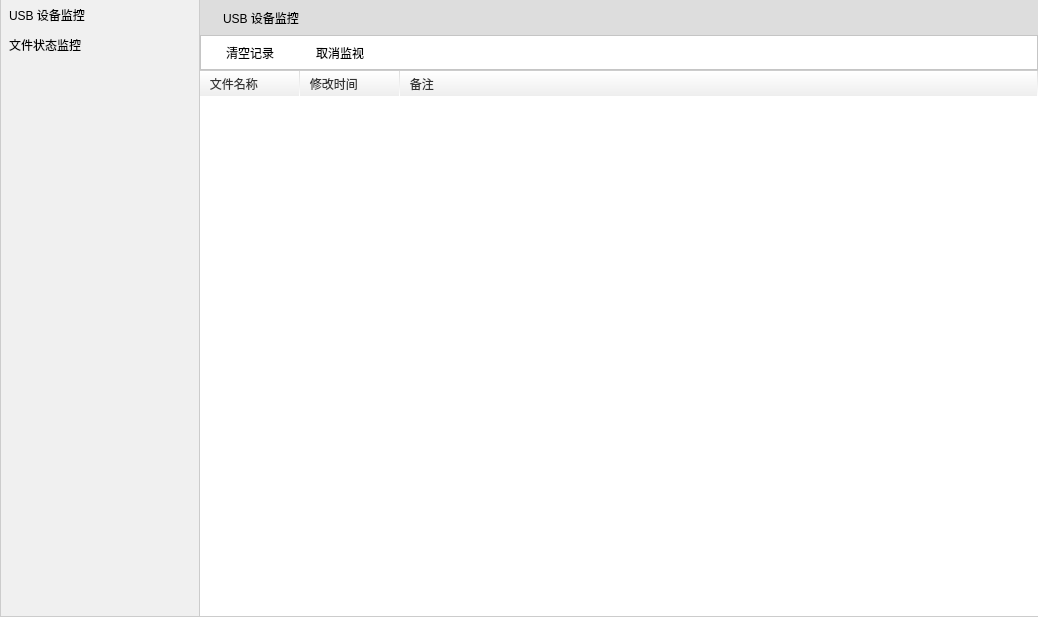
<?xml version="1.0" encoding="UTF-8"?>
<ui version="4.0">
 <class>AdvanceMonitorDlg</class>
 <widget class="QWidget" name="AdvanceMonitorDlg">
  <property name="geometry">
   <rect>
    <x>0</x>
    <y>0</y>
    <width>1038</width>
    <height>617</height>
   </rect>
  </property>
  <property name="windowTitle">
   <string>AdvanceMonitorDlg</string>
  </property>
  <layout class="QHBoxLayout" name="horizontalLayout">
   <property name="spacing">
    <number>0</number>
   </property>
   <property name="margin">
    <number>0</number>
   </property>
   <item>
    <widget class="QTreeWidget" name="trAdvanceFileMonitor">
     <property name="maximumSize">
      <size>
       <width>200</width>
       <height>16777215</height>
      </size>
     </property>
     <property name="focusPolicy">
      <enum>Qt::NoFocus</enum>
     </property>
     <property name="styleSheet">
      <string notr="true"> QWidget
 {
	border:0px solid #cccccc;
	border-right-width:1px;
	border-bottom-width:1px;
	border-left-width:1px;
	background-color:rgb(240,240,240);
 }
QTreeWidget::item {
	min-height:30px;
	background-color:transparent;
	padding-left:5px;
 }
 QTreeWidget::item:hover {
	background-color:rgba(100,100,100, 50);
	min-height:30px;
 }
  QTreeWidget::item:selected {
	background-color:#cccccc;
	color:black;
 }
 QTreeWidget::item:!has-children
 {
	background-color:transparent;
	padding-left:25px;
 }
  QTreeWidget::item:!has-children:hover
 {
	background-color:rgba(100,100,100,50);
	padding-left:25px;
 }
 QTreeWidget::item:!has-children:selected {
	background-color:#cccccc;
	color:black;
 }
 QTreeWidget::branch {
    background: transparent;
 }</string>
     </property>
     <property name="indentation">
      <number>0</number>
     </property>
     <property name="rootIsDecorated">
      <bool>false</bool>
     </property>
     <attribute name="headerVisible">
      <bool>false</bool>
     </attribute>
     <column>
      <property name="text">
       <string>1</string>
      </property>
     </column>
     <item>
      <property name="text">
       <string>USB 设备监控</string>
      </property>
      <property name="icon">
       <iconset resource="maindlg.qrc">
        <normaloff>:/image/usbplugrecord.png</normaloff>:/image/usbplugrecord.png</iconset>
      </property>
      <item>
       <property name="text">
        <string>自动获取</string>
       </property>
       <property name="icon">
        <iconset resource="maindlg.qrc">
         <normaloff>:/image/downsearchfile.png</normaloff>:/image/downsearchfile.png</iconset>
       </property>
      </item>
      <item>
       <property name="text">
        <string>插拔记录</string>
       </property>
       <property name="icon">
        <iconset resource="maindlg.qrc">
         <normaloff>:/image/usbmonitor.png</normaloff>:/image/usbmonitor.png</iconset>
       </property>
      </item>
     </item>
     <item>
      <property name="text">
       <string>文件状态监控</string>
      </property>
      <property name="icon">
       <iconset resource="maindlg.qrc">
        <normaloff>:/image/interception.png</normaloff>:/image/interception.png</iconset>
      </property>
      <item>
       <property name="text">
        <string>监控记录</string>
       </property>
       <property name="icon">
        <iconset resource="maindlg.qrc">
         <normaloff>:/image/userfileaction.png</normaloff>:/image/userfileaction.png</iconset>
       </property>
      </item>
     </item>
    </widget>
   </item>
   <item>
    <layout class="QVBoxLayout" name="verticalLayout_16">
     <property name="spacing">
      <number>0</number>
     </property>
     <item>
      <widget class="QLabel" name="lbAdvanceFileMonitor">
       <property name="minimumSize">
        <size>
         <width>0</width>
         <height>35</height>
        </size>
       </property>
       <property name="styleSheet">
        <string notr="true">QLabel
{	
	font-family:&quot;Microsoft Yahei&quot;;
	background-color: #dddddd;
	padding-left:20px;
}</string>
       </property>
       <property name="text">
        <string>USB 设备监控</string>
       </property>
      </widget>
     </item>
     <item>
      <widget class="QStackedWidget" name="stkAdvanceFileMonitor">
       <property name="currentIndex">
        <number>2</number>
       </property>
       <widget class="QWidget" name="page_9">
        <layout class="QVBoxLayout" name="verticalLayout_18">
         <property name="spacing">
          <number>0</number>
         </property>
         <property name="margin">
          <number>0</number>
         </property>
         <item>
          <widget class="QTableWidget" name="tbUsbRetrieve">
           <property name="styleSheet">
            <string notr="true">
QHeaderView::section {
	background-color:qlineargradient(spread:pad, x1:0, y1:0, x2:0, y2:1, stop:0 #ffffff, stop:1 #eeeeee);
	border:none;
	border-right: 1px solid qlineargradient(spread:pad, x1:0, y1:0, x2:0, y2:1, stop:0 #dddddd, stop:1 #ffffff);
	border-bottom: 0px solid #eeeeee;
	height:25px;
	color:#333333;
	font-family:&quot;微软雅黑&quot;;
	text-align:center left;
 }

QTableWidget QHeaderView::section:hover {
	background-color:qlineargradient(spread:pad, x1:0, y1:0, x2:0, y2:1, stop:0 #ddeeff, stop:1 #eef0ff);
 }

QTableWidget:item
{
	padding-left:10px;
}

QFrame#tbUsbRetrieve{
	border:1px solid #cccccc;
	border-left-width:0px;
}

 QHeaderView::down-arrow {
     image: none;
 }

 QHeaderView::up-arrow {
     image:none;
}
 QScrollBar:vertical {
     border: 0px solid grey;
     background: transparent;
     width: 10px;
 }
 QScrollBar::handle:vertical {
     background: #cccccc;;
     min-height: 100px;
 }
 QScrollBar::handle:vertical:hover {
     background: #aaaaaa;
     min-height: 100px;
 }
 QScrollBar::add-line:vertical {
	border:none;
	background:transparent;
 }
 QScrollBar::sub-line:vertical {
	border:none;
	background:transparent;
 }</string>
           </property>
           <property name="frameShape">
            <enum>QFrame::NoFrame</enum>
           </property>
           <property name="editTriggers">
            <set>QAbstractItemView::NoEditTriggers</set>
           </property>
           <property name="selectionMode">
            <enum>QAbstractItemView::SingleSelection</enum>
           </property>
           <property name="selectionBehavior">
            <enum>QAbstractItemView::SelectRows</enum>
           </property>
           <property name="showGrid">
            <bool>false</bool>
           </property>
           <attribute name="horizontalHeaderDefaultSectionSize">
            <number>200</number>
           </attribute>
           <attribute name="horizontalHeaderHighlightSections">
            <bool>false</bool>
           </attribute>
           <attribute name="horizontalHeaderMinimumSectionSize">
            <number>20</number>
           </attribute>
           <attribute name="horizontalHeaderStretchLastSection">
            <bool>true</bool>
           </attribute>
           <attribute name="verticalHeaderVisible">
            <bool>false</bool>
           </attribute>
           <attribute name="verticalHeaderDefaultSectionSize">
            <number>20</number>
           </attribute>
           <attribute name="verticalHeaderHighlightSections">
            <bool>false</bool>
           </attribute>
           <attribute name="verticalHeaderMinimumSectionSize">
            <number>20</number>
           </attribute>
           <column>
            <property name="text">
             <string>文件目标路径</string>
            </property>
           </column>
           <column>
            <property name="text">
             <string>大小</string>
            </property>
           </column>
           <column>
            <property name="text">
             <string>类型</string>
            </property>
           </column>
           <column>
            <property name="text">
             <string>修改时间</string>
            </property>
           </column>
           <column>
            <property name="text">
             <string>从U盘获取时间</string>
            </property>
           </column>
          </widget>
         </item>
        </layout>
       </widget>
       <widget class="QWidget" name="page_7">
        <property name="styleSheet">
         <string notr="true">QWidget#page_7
{
	border:0px solid #aaaaaa;
	border-bottom-width:1px;
}</string>
        </property>
        <layout class="QVBoxLayout" name="verticalLayout_4">
         <property name="spacing">
          <number>0</number>
         </property>
         <property name="margin">
          <number>0</number>
         </property>
         <item>
          <widget class="QTableWidget" name="tbUsbPlugRecord">
           <property name="styleSheet">
            <string notr="true">
QHeaderView::section {
	background-color:qlineargradient(spread:pad, x1:0, y1:0, x2:0, y2:1, stop:0 #ffffff, stop:1 #eeeeee);
	border:none;
	border-right: 1px solid qlineargradient(spread:pad, x1:0, y1:0, x2:0, y2:1, stop:0 #dddddd, stop:1 #ffffff);
	border-bottom: 0px solid #eeeeee;
	height:25px;
	color:#333333;
	font-family:&quot;微软雅黑&quot;;
	text-align:center left;
 }

QTableWidget QHeaderView::section:hover {
	background-color:qlineargradient(spread:pad, x1:0, y1:0, x2:0, y2:1, stop:0 #ddeeff, stop:1 #eef0ff);
 }

QTableWidget:item
{
	padding-left:10px;
}

QFrame#tbUsbPlugRecord{
	border:1px solid #cccccc;
	border-left-width:0px;
}

 QHeaderView::down-arrow {
     image: none;
 }

 QHeaderView::up-arrow {
     image:none;
}

 QScrollBar:vertical {
     border: 0px solid grey;
     background: transparent;
     width: 10px;
 }
 QScrollBar::handle:vertical {
     background: #cccccc;;
     min-height: 100px;
 }
 QScrollBar::handle:vertical:hover {
     background: #aaaaaa;
     min-heiht: 100px;
 }
 QScrollBar::add-line:vertical {
	border:none;
	background:transparent;
 }
 QScrollBar::sub-line:vertical {
	border:none;
	background:transparent;
 }</string>
           </property>
           <property name="editTriggers">
            <set>QAbstractItemView::NoEditTriggers</set>
           </property>
           <property name="selectionMode">
            <enum>QAbstractItemView::SingleSelection</enum>
           </property>
           <property name="selectionBehavior">
            <enum>QAbstractItemView::SelectRows</enum>
           </property>
           <property name="showGrid">
            <bool>false</bool>
           </property>
           <attribute name="horizontalHeaderDefaultSectionSize">
            <number>200</number>
           </attribute>
           <attribute name="horizontalHeaderHighlightSections">
            <bool>false</bool>
           </attribute>
           <attribute name="horizontalHeaderMinimumSectionSize">
            <number>20</number>
           </attribute>
           <attribute name="horizontalHeaderStretchLastSection">
            <bool>true</bool>
           </attribute>
           <attribute name="verticalHeaderVisible">
            <bool>false</bool>
           </attribute>
           <attribute name="verticalHeaderDefaultSectionSize">
            <number>20</number>
           </attribute>
           <attribute name="verticalHeaderHighlightSections">
            <bool>false</bool>
           </attribute>
           <attribute name="verticalHeaderMinimumSectionSize">
            <number>20</number>
           </attribute>
           <column>
            <property name="text">
             <string>插入时间</string>
            </property>
           </column>
           <column>
            <property name="text">
             <string>盘符</string>
            </property>
           </column>
           <column>
            <property name="text">
             <string>USB 设备 ID</string>
            </property>
           </column>
           <column>
            <property name="text">
             <string>时长 (秒)</string>
            </property>
           </column>
          </widget>
         </item>
         <item>
          <widget class="QTableWidget" name="tbUsbDir">
           <property name="styleSheet">
            <string notr="true">
QHeaderView::section {
	background-color:qlineargradient(spread:pad, x1:0, y1:0, x2:0, y2:1, stop:0 #ffffff, stop:1 #eeeeee);
	border:none;
	border-right: 1px solid qlineargradient(spread:pad, x1:0, y1:0, x2:0, y2:1, stop:0 #dddddd, stop:1 #ffffff);
	border-bottom: 0px solid #eeeeee;
	height:25px;
	color:#333333;
	font-family:&quot;微软雅黑&quot;;
	text-align:center left;
 }

QTableWidget QHeaderView::section:hover {
	background-color:qlineargradient(spread:pad, x1:0, y1:0, x2:0, y2:1, stop:0 #ddeeff, stop:1 #eef0ff);
 }

QTableWidget:item
{
	padding-left:10px;
}

QFrame#tbUsbDir{
	border:1px solid #cccccc;
	border-top-width:0px;
	border-left-width:0px;
}

 QHeaderView::down-arrow {
     image: none;
 }

 QHeaderView::up-arrow {
     image:none;
}

 QScrollBar:vertical {
     border: 0px solid grey;
     background: transparent;
     width: 10px;
 }
 QScrollBar::handle:vertical {
     background: #cccccc;;
     min-height: 100px;
 }
 QScrollBar::handle:vertical:hover {
     background: #aaaaaa;
     min-heiht: 100px;
 }
 QScrollBar::add-line:vertical {
	border:none;
	background:transparent;
 }
 QScrollBar::sub-line:vertical {
	border:none;
	background:transparent;
 }</string>
           </property>
           <property name="editTriggers">
            <set>QAbstractItemView::NoEditTriggers</set>
           </property>
           <property name="selectionMode">
            <enum>QAbstractItemView::SingleSelection</enum>
           </property>
           <property name="selectionBehavior">
            <enum>QAbstractItemView::SelectRows</enum>
           </property>
           <property name="showGrid">
            <bool>false</bool>
           </property>
           <attribute name="horizontalHeaderDefaultSectionSize">
            <number>200</number>
           </attribute>
           <attribute name="horizontalHeaderHighlightSections">
            <bool>false</bool>
           </attribute>
           <attribute name="horizontalHeaderMinimumSectionSize">
            <number>20</number>
           </attribute>
           <attribute name="horizontalHeaderStretchLastSection">
            <bool>true</bool>
           </attribute>
           <attribute name="verticalHeaderVisible">
            <bool>false</bool>
           </attribute>
           <attribute name="verticalHeaderDefaultSectionSize">
            <number>20</number>
           </attribute>
           <attribute name="verticalHeaderHighlightSections">
            <bool>false</bool>
           </attribute>
           <attribute name="verticalHeaderMinimumSectionSize">
            <number>20</number>
           </attribute>
           <column>
            <property name="text">
             <string>名称</string>
            </property>
           </column>
           <column>
            <property name="text">
             <string>修改时间</string>
            </property>
           </column>
           <column>
            <property name="text">
             <string>类型</string>
            </property>
           </column>
           <column>
            <property name="text">
             <string>大小</string>
            </property>
           </column>
           <column>
            <property name="text">
             <string>属性</string>
            </property>
           </column>
          </widget>
         </item>
        </layout>
       </widget>
       <widget class="QWidget" name="page_6">
        <layout class="QVBoxLayout" name="verticalLayout_17">
         <property name="spacing">
          <number>0</number>
         </property>
         <property name="margin">
          <number>0</number>
         </property>
         <item>
          <widget class="QFrame" name="toolbar">
           <property name="minimumSize">
            <size>
             <width>0</width>
             <height>30</height>
            </size>
           </property>
           <property name="styleSheet">
            <string notr="true">QFrame#toolbar
{
	background-color:white;
}</string>
           </property>
           <property name="frameShape">
            <enum>QFrame::StyledPanel</enum>
           </property>
           <property name="frameShadow">
            <enum>QFrame::Raised</enum>
           </property>
           <layout class="QHBoxLayout" name="horizontalLayout_32">
            <property name="spacing">
             <number>10</number>
            </property>
            <property name="leftMargin">
             <number>9</number>
            </property>
            <property name="topMargin">
             <number>4</number>
            </property>
            <property name="bottomMargin">
             <number>4</number>
            </property>
            <item>
             <widget class="QToolButton" name="btnCleanMonitorRecord">
              <property name="minimumSize">
               <size>
                <width>80</width>
                <height>25</height>
               </size>
              </property>
              <property name="maximumSize">
               <size>
                <width>80</width>
                <height>25</height>
               </size>
              </property>
              <property name="styleSheet">
               <string notr="true">QToolButton
{
	border:none;
	font-family:&quot;Microsoft Yahei&quot;;
	background-color:transparent;
}

QToolButton:hover
{
	background-color:#d5d5d5;
}

QToolButton:pressed
{
	background-color:#bbbbbb;
}

QToolButton:disabled
{
	background-color:transparent;
}</string>
              </property>
              <property name="text">
               <string>清空记录</string>
              </property>
              <property name="icon">
               <iconset resource="maindlg.qrc">
                <normaloff>:/image/destroy.png</normaloff>:/image/destroy.png</iconset>
              </property>
              <property name="toolButtonStyle">
               <enum>Qt::ToolButtonTextBesideIcon</enum>
              </property>
             </widget>
            </item>
            <item>
             <widget class="QToolButton" name="btnCancelMonitor">
              <property name="minimumSize">
               <size>
                <width>80</width>
                <height>25</height>
               </size>
              </property>
              <property name="maximumSize">
               <size>
                <width>80</width>
                <height>25</height>
               </size>
              </property>
              <property name="styleSheet">
               <string notr="true">QToolButton
{
	border:none;
	font-family:&quot;Microsoft Yahei&quot;;
	background-color:transparent;
}

QToolButton:hover
{
	background-color:#d5d5d5;
}

QToolButton:pressed
{
	background-color:#bbbbbb;
}

QToolButton:disabled
{
	background-color:transparent;
}</string>
              </property>
              <property name="text">
               <string>取消监视</string>
              </property>
              <property name="icon">
               <iconset resource="maindlg.qrc">
                <normaloff>:/image/delete.png</normaloff>:/image/delete.png</iconset>
              </property>
              <property name="toolButtonStyle">
               <enum>Qt::ToolButtonTextBesideIcon</enum>
              </property>
             </widget>
            </item>
            <item>
             <spacer name="horizontalSpacer_11">
              <property name="orientation">
               <enum>Qt::Horizontal</enum>
              </property>
              <property name="sizeHint" stdset="0">
               <size>
                <width>596</width>
                <height>20</height>
               </size>
              </property>
             </spacer>
            </item>
           </layout>
          </widget>
         </item>
         <item>
          <widget class="QTreeWidget" name="trFileStatus">
           <property name="styleSheet">
            <string notr="true">/* QHeaderView::section {
	background-color:qlineargradient(spread:pad, x1:0, y1:0, x2:0, y2:1, stop:0 rgba(172, 197, 224, 255), stop:1 rgba(200, 230, 255, 225));
    padding-left: 4px;
	border:none;
	border-right: 1px solid qlineargradient(spread:pad, x1:0, y1:0, x2:0, y2:1, stop:0 rgba(130, 140, 190, 255), stop:1 rgba(172, 197, 255, 225));;
	height:25px;
	font-family:&quot;微软雅黑&quot;;
 }*/


QHeaderView::section {
	background-color:qlineargradient(spread:pad, x1:0, y1:0, x2:0, y2:1, stop:0 #ffffff, stop:1 #eeeeee);
	border:none;
	border-right: 1px solid qlineargradient(spread:pad, x1:0, y1:0, x2:0, y2:1, stop:0 #dddddd, stop:1 #ffffff);
	border-bottom: 0px solid #eeeeee;
	height:25px;
	color:#333333;
	font-family:&quot;微软雅黑&quot;;
	text-align:center left;
 }
TableWidget:item
{
	padding-left:10px;
}

QFrame#trFileStatus{
	border:1px solid #cccccc;
	border-left-width:0px;
	border-right-width:0px;
}

 QHeaderView::down-arrow {
     image: none;
 }

 QHeaderView::up-arrow {
     image:none;
}

 QScrollBar:vertical {
     border: 0px solid grey;
     background: transparent;
     width: 10px;
 }
 QScrollBar::handle:vertical {
     background: #cccccc;;
     min-height: 100px;
 }
 QScrollBar::handle:vertical:hover {
     background: #aaaaaa;
     min-heiht: 100px;
 }
 QScrollBar::add-line:vertical {
	border:none;
	background:transparent;
 }
 QScrollBar::sub-line:vertical {
	border:none;
	background:transparent;
 }

 QScrollBar:horizontal {
     border: 0px solid grey;
     background: transparent;
     height: 5px;
 }
 QScrollBar::handle:horizontal {
     background: #cccccc;;
     min-width: 100px;
 }
 QScrollBar::handle:horizontal:hover {
     background: #aaaaaa;
     min-width: 100px;
 }
 QScrollBar::add-line:horizontal {
	border:none;
	background:transparent;
 }
 QScrollBar::sub-line:horizontal {
	border:none;
	background:transparent;
 }</string>
           </property>
           <property name="iconSize">
            <size>
             <width>24</width>
             <height>24</height>
            </size>
           </property>
           <property name="verticalScrollMode">
            <enum>QAbstractItemView::ScrollPerPixel</enum>
           </property>
           <column>
            <property name="text">
             <string>   文件名称</string>
            </property>
           </column>
           <column>
            <property name="text">
             <string>   修改时间</string>
            </property>
           </column>
           <column>
            <property name="text">
             <string>   备注</string>
            </property>
           </column>
          </widget>
         </item>
        </layout>
       </widget>
      </widget>
     </item>
    </layout>
   </item>
  </layout>
 </widget>
 <layoutdefault spacing="6" margin="11"/>
 <resources>
  <include location="maindlg.qrc"/>
 </resources>
 <connections/>
</ui>
